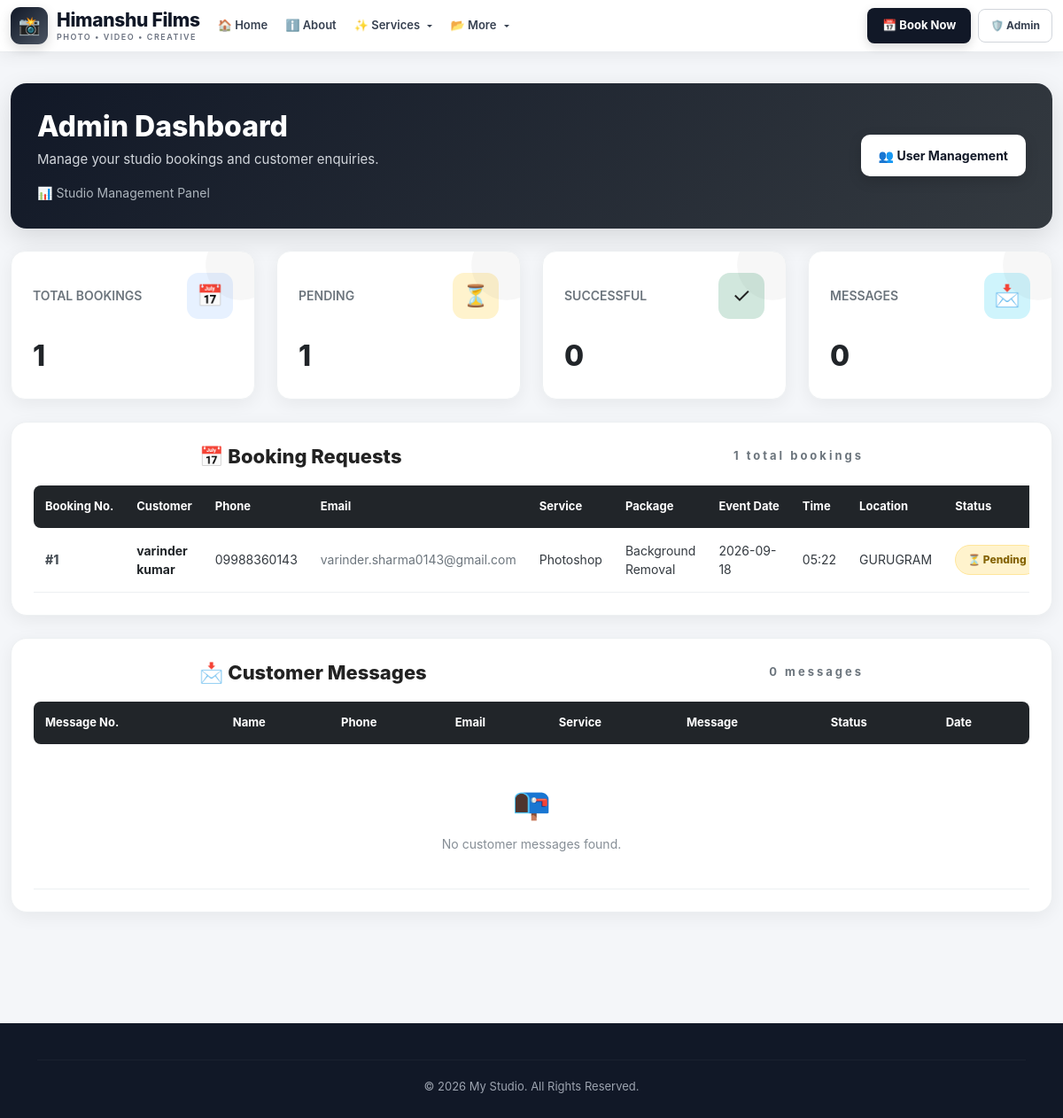
The page /admin (signed in) on the database its author committed.
### app.py (models this page shows, shortened)
class Booking(db.Model):
    sno = db.Column(db.Integer, primary_key=True)
    name = db.Column(db.String(100), nullable=False)
    phone = db.Column(db.String(20), nullable=False)
    email = db.Column(db.String(100), nullable=False)
    service = db.Column(db.String(100), nullable=False)
    package = db.Column(db.String(100), nullable=False)
    event_date = db.Column(db.String(20), nullable=False)
    event_time = db.Column(db.String(20), nullable=False)
    location = db.Column(db.String(250), nullable=False)
    message = db.Column(db.String(500))
    status = db.Column(db.String(20), default="Pending")
    created_date = db.Column(db.DateTime,default=lambda: datetime.now(timezone.utc))

### app.py (the view)
@app.route('/admin')
def admin():
    if not session.get('admin_logged_in'):
        flash(
            "Please login as administrator first.",
            "danger"
        )
        return redirect(url_for('admin_login'))
    page = request.args.get('page', 1, type=int)
    pagination = Booking.query.order_by(
        Booking.sno.desc()
    ).paginate(
        page=page,
        per_page=10,
        error_out=False
    )
    bookings = pagination.items
    messages = ContactMessage.query.order_by(
        ContactMessage.sno.desc()
    ).all()
    pending_count = Booking.query.filter_by(
        status="Pending"
    ).count()
    successful_count = Booking.query.filter_by(
        status="Successful"
    ).count()
    return render_template(
        'admin.html',
        bookings=bookings,
        pagination=pagination,
        messages=messages,
        pending_count=pending_count,
        successful_count=successful_count
    )

### templates/admin.html (shortened to what this page needs)
{% extends "base.html" %}
{% block body %}
<div class="admin-page">
    <div class="container admin-container">
        <div class="dashboard-header">
            <div class="dashboard-top">
                <div class="dashboard-title">
                    <h1>
                        Admin Dashboard
                    </h1>
                    <p>
                        Manage your studio bookings and customer enquiries.
                    </p>
                    <div class="dashboard-date">
                        📊 Studio Management Panel
                    </div>
                </div>
                <div>
                    <a href="{{ url_for('admin_users') }}"
                       class="user-management-btn">
                        👥 User Management
                    </a>
                </div>
            </div>
        </div>
        <div class="row g-4 stats-row">
            <div class="col-lg-3 col-md-6">
                <div class="stat-card">
                    <div class="stat-top">
                        <div>
                            <div class="stat-title">
                                TOTAL BOOKINGS
                            </div>
                        </div>
                        <div class="stat-icon icon-booking">
                            📅
                        </div>
                    </div>
                    <div class="stat-number">
                        {{ pagination.total }}
                    </div>
                </div>
            </div>
            <div class="col-lg-3 col-md-6">
                <div class="stat-card">
                    <div class="stat-top">
                        <div>
                            <div class="stat-title">
                                PENDING
                            </div>
                        </div>
                        <div class="stat-icon icon-pending">
                            ⏳
                        </div>
                    </div>
                    <div class="stat-number">
                        {{ pending_count }}
                    </div>
                </div>
            </div>
            <div class="col-lg-3 col-md-6">
                <div class="stat-card">
                    <div class="stat-top">
                        <div>
                            <div class="stat-title">
                                SUCCESSFUL
                            </div>
                        </div>
                        <div class="stat-icon icon-success">
                            ✓
                        </div>
                    </div>
                    <div class="stat-number">
                        {{ successful_count }}
                    </div>
                </div>
            </div>
            <div class="col-lg-3 col-md-6">
                <div class="stat-card">
                    <div class="stat-top">
                        <div>
                            <div class="stat-title">
                                MESSAGES
                            </div>
                        </div>
                        <div class="stat-icon icon-message">
                            📩
                        </div>
                    </div>
                    <div class="stat-number">
                        {{ messages|length }}
                    </div>
                </div>
            </div>
        </div>
        <div class="dashboard-box">
            <div class="section-heading">
                <h2>
                    📅 Booking Requests
                </h2>
                <span>
                    {{ pagination.total }} total bookings
                </span>
            </div>
            <div class="table-container">
                <table class="admin-table">
                    <thead>
                        <tr>
                            <th>
                                Booking No.
                            </th>
                            <th>
                                Customer
                            </th>
                            <th>
                                Phone
                            </th>
                            <th>
                                Email
                            </th>
                            <th>
                                Service
                            </th>
                            <th>
                                Package
                            </th>
                            <th>
                                Event Date
                            </th>
                            <th>
                                Time
                            </th>
                            <th>
                                Location
                            </th>
                            <th>
                                Status
                            </th>
                        </tr>
                    </thead>
                    <tbody>
                        {% for booking in bookings %}
                        <tr>
                            <td>
                                <span class="booking-number">
                                    #{{ booking.sno }}
                                </span>
                            </td>
                            <td>
                                <span class="customer-name">
                                    {{ booking.name }}
                                </span>
                            </td>
                            <td>
                                {{ booking.phone }}
                            </td>
                            <td>
                                <span class="email-text">
                                    {{ booking.email }}
                                </span>
                            </td>
                            <td>
                                {{ booking.service }}
                            </td>
                            <td>
                                {{ booking.package }}
                            </td>
                            <td>
                                {{ booking.event_date }}
                            </td>
                            <td>
                                {{ booking.event_time }}
                            </td>
                            <td>
                                {{ booking.location }}
                            </td>
                            <td>
                                {% if booking.status == 'Successful' %}
                                    <span class="status status-successful">
                                        ✓ Successful
                                    </span>
                                {% else %}
                                    <a href="{{ url_for('update_booking_status', sno=booking.sno) }}"
                                       class="status status-pending"
                                       onclick="return confirm('Are you sure you want to mark this booking as Successful?');">
                                        ⏳ Pending
                                    </a>
                                {% endif %}
                            </td>
                        </tr>
                        {% endfor %}
                    </tbody>
                </table>
            </div>
        </div>
        <div class="dashboard-box">
            <div class="section-heading">
                <h2>
                    📩 Customer Messages
                </h2>
                <span>
                    {{ messages|length }} messages
                </span>
            </div>
            <div class="table-container">
                <table class="admin-table">
                    <thead>
                        <tr>
                            <th>
                                Message No.
                            </th>
                            <th>
                                Name
                            </th>
                            <th>
                                Phone
                            </th>
                            <th>
                                Email
                            </th>
                            <th>
                                Service
                            </th>
                            <th>
                                Message
                            </th>
                            <th>
                                Status
                            </th>
                            <th>
                                Date
                            </th>
                        </tr>
                    </thead>
                    <tbody>
                        {% for msg in messages %}
                        <tr>
                            <td>
                                <span class="booking-number">
                                    #{{ msg.sno }}
                                </span>
                            </td>
                            <td>
                                <span class="customer-name">
                                    {{ msg.name }}
                                </span>
                            </td>
                            <td>
                                {{ msg.phone }}
                            </td>
                            <td>
                                <span class="email-text">
                                    {{ msg.email }}
                                </span>
                            </td>
                            <td>
                                {{ msg.service }}
                            </td>
                            <td>
                                <div class="message-text">
                                    {{ msg.message }}
                                </div>
                            </td>
                            <td>
                                {% if msg.status == 'New' %}
                                    <span class="status status-new">
                                        ● New
                                    </span>
                                {% else %}
                                    <span class="status status-successful">
                                        ✓ {{ msg.status }}
                                    </span>
                                {% endif %}
                            </td>
                            <td>
                                {% if msg.created_date %}
                                    {{ msg.created_date.strftime('%d-%m-%Y') }}
                                {% endif %}
                            </td>
                        </tr>
                        {% else %}
                        <tr>
                            <td colspan="8"
                                class="empty-row">
                                <span class="empty-icon">
                                    📭
                                </span>
                                No customer messages found.
                            </td>
                        </tr>
                        {% endfor %}
                    </tbody>
                </table>
            </div>
        </div>
    </div>
</div>
{% endblock body %}

### rows shown on the page
Booking: sno "1", name "varinder kumar", phone "09988360143", email "varinder.sharma0143@gmail.com", service "Photoshop", package "Background Removal", event_date "2026-09-18", event_time "05:22", location "GURUGRAM"

### other values the page prints
{{ pagination.total }} "1"
{{ pending_count }} "1"
{{ successful_count }} "0"
{{ messages|length }} "0"
